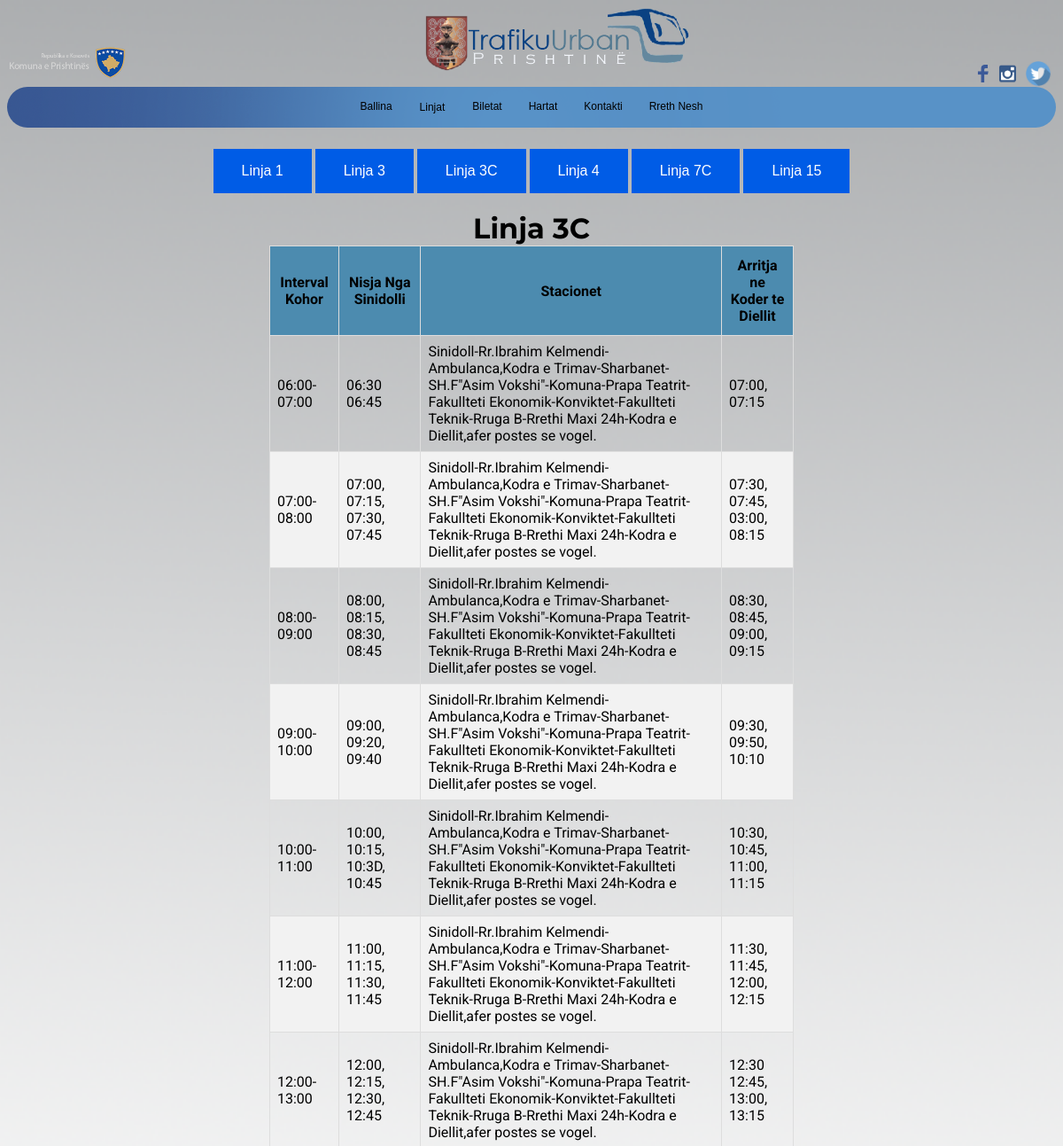
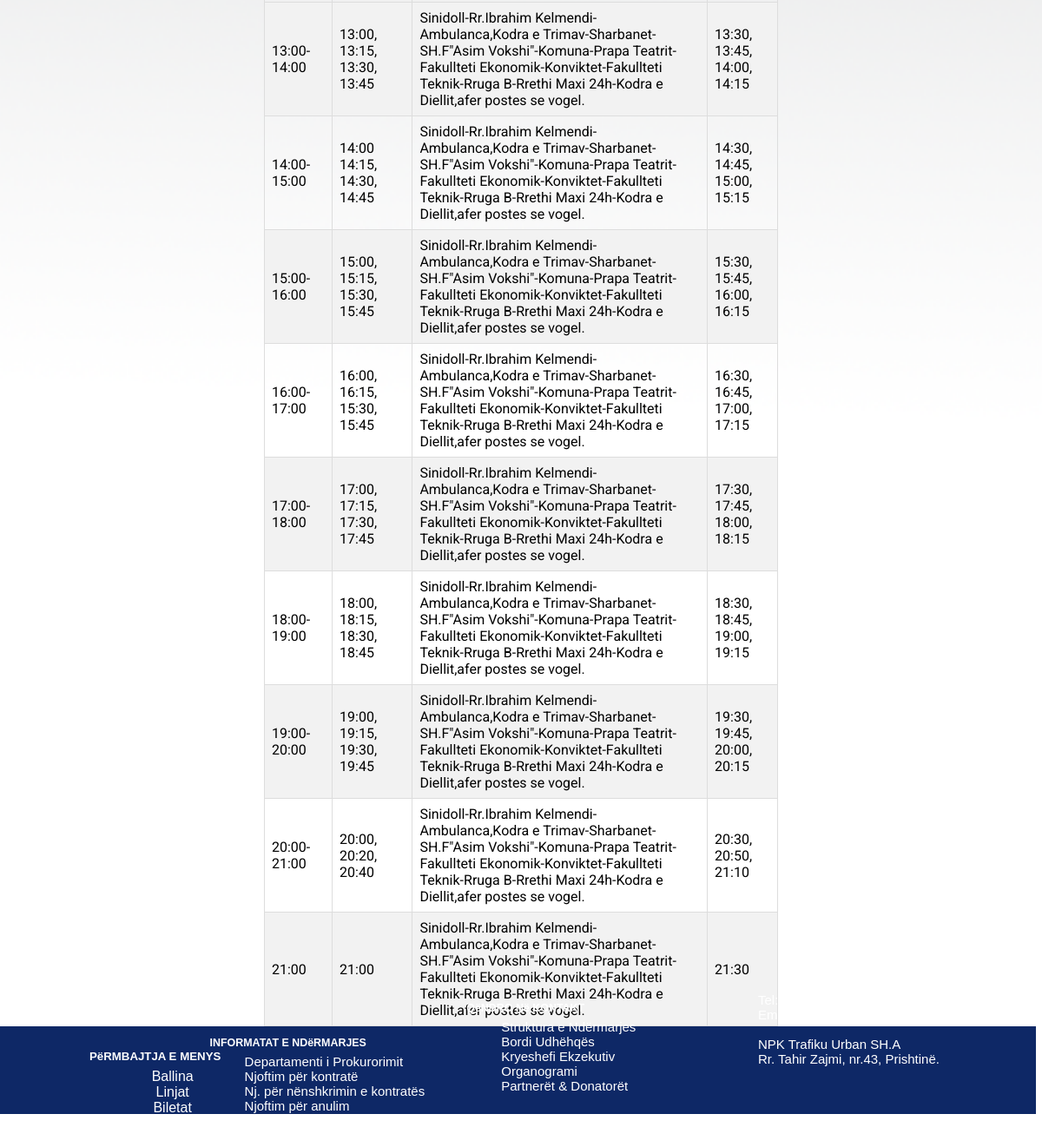
Page /html/linja3c.php on the committed database (2 pictures, top to bottom).
### tables this page shows
CREATE TABLE `linja3c` (
  `ID` int(11) NOT NULL,
  `Interval Kohor` varchar(255) NOT NULL,
  `Nisja nga Sinidolli` varchar(255) NOT NULL,
  `Stacionet` text NOT NULL,
  `Arritja ne koder te Diellit` varchar(255) NOT NULL
);

### html/linja3c.php (the view, shortened to what this page needs)
<html>
    <head>
        <link rel="stylesheet" type="text/css" href="../css/linja3cv1.css">
        <link rel="stylesheet" type="text/css" href="../css/mediav1.css">
    </head>
    <body>
        <div class="header">
            <img id="twitter" src="../img/twittert.png" href="" style="margin-top: 60;width: 30px;float: right;margin-right: 5px">
            <a href="https://www.instagram.com/trafikuurban"><img id="insta" src="../img/instalogo.png"  style="margin-top: 60;width: 30px;float: right;margin-right: 5px"></a>
       <a href="https://www.facebook.com/trafikurban/"><img id="fb" src="../img/fbico.png" href="https://www.facebook.com/trafikurban/" style="margin-top:65;margin-right: 2px;float: right;width: 20px;">
        <div class="img2">
            <img src="../img/logo-k.png" id="logok" style="width:150px;float: left;margin-top: 40"> </a>
        </div>
    <div class="logokryesore">
    <a href="../index.html"><img id="logokryesore" src="../img/logofinalv3.png" style="/* margin-left: 800; */display: flex;justify-content: center;/* margin: auto; */width: 300;margin: auto;"></a>
  </div>
        <div class="nav">
        <ul id="ul">
                <li id="li"> <a href="../index.html">Ballina</a></li>
                <div class="dropdown">
                        <button class="dropbtn">Linjat</button>
                      </div>
                <li id="li"> <a href="biletat.html">Biletat</a></li>
                <li id="li"> <a href="hartat.html">Hartat</a></li>
                <li id="li"> <a href="kontakti.php">Kontakti</a></li>
                <li id="li"> <a href="rrethnesh.html">Rreth Nesh</a></li>
            </ul>
        </div>
        <div class="main">
            <form class="form" action="../html/linja1.php">
            <button class="button" >Linja 1</button>
            </form>
            <form action="../html/linja3.php">
            <button class="button">Linja 3</button>
        </form>
            <form action="../html/linja3c.php">
            <button class="button">Linja 3C</button>
        </form>
            <form action="../html/linja4.php">
            <button class="button">Linja 4</button>
        </form>
            <form action="../html/linja7c.php">
            <button class="button">Linja 7C</button>
        </form>
            <form action="../html/linja15.php">
            <button class="button">Linja 15</button>
        </form>
        </div>
        <h1 style="display:flex;justify-content:center;margin:auto;font-family: Montserrat;">Linja 3C</h1>
        <div class="table">
            <table id="customers" >
        <thead>
            <tr>
                <th>Interval Kohor</th>
                <th>Nisja Nga Sinidolli</th>
                <th>Stacionet</th>
                <th>Arritja ne Koder te Diellit</th>
            </tr>
        </thead>
        <div class="tbody1">
        <tbody>
        <?php
$servername = "127.0.0.1";
$username = "root";
$password = "";
$dbname = "trafikuurban";
$conn = new mysqli($servername, $username, $password, $dbname);
$sql = "SELECT * FROM linja3c";
$result = $conn->query($sql);
if ($result->num_rows > 0) {
    while($row = $result->fetch_assoc()) {
        echo "<tr>";
        echo "<td>".$row['Interval Kohor']."</td>";
       echo "<td>".$row['Nisja nga Sinidolli']."</td>";
       echo "<td>". $row['Stacionet']."</td>";
       echo "<td>". $row['Arritja ne koder te Diellit']."</td>";
    }
} else {
    echo "0 results";
}
?>
</table>
</div>
 <footer>
      <div class="col1">
        <h5 >P&euml;RMBAJTJA E MENYS</h5>
        <ul>
          <li><a href="index.html">Ballina</a></li>
          <li><a href="html/orari.html">Linjat</a></li>
          <li><a href="html/biletat.html">Biletat</a></li>
          <li><a href="html/hartat.html">Hartat</a></li>
          <li><a href="html/kontakti.html">Kontakti</a></li>
        </ul>
      </div>
        <div class="col2">
          <h5 >INFORMATAT E ND&euml;RMARJES</h5>
          <ul>
          <li><a href="http://trafikurban-pr.com/shq/d-prokurimi-shq.html">Departamenti i Prokurorimit</a></li>
          <li><a href="http://trafikurban-pr.com/shq/d-prokurimi-kontakt-shq.html">Njoftim p&euml;r kontrat&euml;</a> </li>
          <li><a href="http://trafikurban-pr.com/shq/d-prokurimi-n-kontrate-shq.html">Nj. p&euml;r n&euml;nshkrimin e kontrat&euml;s</a></li>
          <li><a href="http://trafikurban-pr.com/shq/d-prokurimi-n-anulim-shq.html">Njoftim p&euml;r anulim</a></li>
        </ul>
        </div>
        <div class="col3">
          <h5 >Q&euml;NDRO N&euml; KONTAKT</h5>
          <ul>
            <li>
      <a href="">Struktura e Nd&euml;rmarjes </a>
            </li>
            <li>
      <a href="http://trafikurban-pr.com/shq/information-2-shq.html">  Bordi Udh&euml;hq&euml;s</a>
            </li>
            <li>
      <a href="http://trafikurban-pr.com/shq/information-3-shq.html">Kryeshefi Ekzekutiv</a>
            </li>
            <li>
      <a href="http://trafikurban-pr.com/shq/information-5-shq.html">Organogrami</a>
            </li>
            <li>
      <a href="http://trafikurban-pr.com/shq/partner-donator-shq.html">Partner&euml;t & Donator&euml;t</a>
            </li>
          </ul>
        </div>
        <div class="col4">
          <ul>
            <li>Tel: + 383 (0) 45 10 11 22</li>
            <li>Email: info@trafikurban-pr.com</li>
            <li><br></li>
            <li>NPK Trafiku Urban SH.A</li>
            <li>Rr. Tahir Zajmi, nr.43, Prishtin&euml;.</li>
          </ul>
        </div>
          </footer>
    </body>
    </html>

### css/linja3cv1.css (style rules this page uses)
.table { width: 50%; display: flex; justify-content: center; margin: auto; }
#customers { font-family: 'Roboto', sans-serif; border-collapse: collapse; }
#customers td, #customers th { border: 0.5px solid #ddd; padding: 8px; font-family: 'Roboto', sans-serif; }
#customers tr:nth-child(even) { background-color: #f2f2f2; }
#customers th { padding-top: 12px; padding-bottom: 12px; text-align: left; background-color: rgb(76, 139, 175); color: black; font-family: 'Roboto', sans-serif; text-align: center; }
html { scroll-behavior: smooth; }
body { background-image: url(../img/backgroundv2.png); background-repeat:no-repeat; background-size:cover; }
.header { display: inline; border: 10px; }
.header img { display: flex; width: 300px; margin: auto; justify-content: center; }
.header :last-child { width: 150px; }
#ul { display: flex; justify-content: center; background-image: url("../img/line3.png" );width: 100%; list-style-type: none; margin: 0; padding: 0; border-radius: 25px; }
#li a { display: flex; justify-content: space-between; color: black; text-align: center; padding: 15px 15px; text-decoration: none; font-family: Arial, Helvetica, sans-serif; font-size: 18; }
.dropbtn { background-color: transparent; color: black; padding: 16px; font-size: 16px; border: none; cursor: pointer; animation-duration: 10ms; font-family: Arial, Helvetica, sans-serif; font-size: 18; }
.dropdown { position: relative; display: inline-block; }
.main { display: flex; justify-content: center; padding-top: 20px; }
.button { background-color: #005ce6; border: none; color: white; padding: 16px 32px; text-align: center; text-decoration: none; display: inline-block; font-size: 16px; margin: 4px 2px; transition-duration: 0.4s; cursor: pointer; }
.form { margin: 0%; }
footer { background-color: #0e2866; padding: 5px; text-align: center; color: white; font-family: 'Work Sans', sans-serif; list-style: none; margin: 0; margin-left: -8; margin-right: -8; }
.col1 { margin: auto; display: block; margin-left: 17%; margin-right: 10%; width:300px; margin-bottom: 20px; }
.col2 { margin: auto; display: block; margin-left: 28%; margin-right: 20%; width:300px; font-size: 15; text-align: left; margin-bottom: 20px; margin-top: -5%; }
.col3 { margin: auto; display: block; margin-left: 50%; margin-right: 20%; width:300px; font-size: 15; text-align: left; margin-bottom: 20px; margin-top: -5%; }
.col4 { margin: auto; display: block; margin-left: 65%; margin-right: 20%; width:300px; font-size: 15; text-align: left; margin-bottom: 20px; margin-top: -6%; }
li a { color: white; list-style: none; text-decoration: none; }
ul { list-style: none; margin: 0; margin-top: -15; }

### css/mediav1.css (style rules this page uses)
@media (min-width: 1025px) and (max-width: 1280px) { .dropbtn { font-size: 12; } }
@media (min-width: 1025px) and (max-width: 1280px) { #li a { font-size: 12; } }
@media (min-width: 1025px) and (max-width: 1280px) { footer { width: 99.9%; } }
@media (min-width: 1025px) and (max-width: 1280px) { .col1 { margin: auto; margin-left: 2%; width: 300px; margin-bottom: 50; } }
@media (min-width: 1025px) and (max-width: 1280px) { .col2 { margin: auto; display: block; margin-left: 20%; width: 300px; font-size: 15; margin-bottom: 50; margin-top: -15%; } }
@media (min-width: 1025px) and (max-width: 1280px) { .col3 { margin: auto; display: block; margin-left: 45%; width: 300px; font-size: 15; margin-bottom: 50; margin-top: -15%; } }
@media (min-width: 1025px) and (max-width: 1280px) { .col4 { margin: auto; display: block; margin-left: 70%; width: 300px; font-size: 15; text-align: left; margin-bottom: 50; margin-top: -14%; } }
@media (min-width: 1025px) and (max-width: 1280px) { #logokryesore { display: flex; justify-content: center; width: 300; margin-left: 20%; } }

### rows in the picture
linja3c: Interval Kohor "06:00-07:00", Nisja nga Sinidolli "06:30 06:45", Stacionet "Sinidoll-Rr.Ibrahim Kelmendi-Ambulanca,Kodra e Trimav-Sharbanet-SH.F\"Asim Vokshi\"-Komuna-Prapa Teatrit-Fakullteti Ekonomik-Konviktet-Fakullteti Teknik-Rruga B-Rrethi Maxi 24h-Kodra e Diellit,afer postes se vogel.", Arritja ne koder te Diellit "07:00, 07:15"
linja3c: Interval Kohor "07:00-08:00", Nisja nga Sinidolli "07:00, 07:15, 07:30, 07:45", Stacionet "Sinidoll-Rr.Ibrahim Kelmendi-Ambulanca,Kodra e Trimav-Sharbanet-SH.F\"Asim Vokshi\"-Komuna-Prapa Teatrit-Fakullteti Ekonomik-Konviktet-Fakullteti Teknik-Rruga B-Rrethi Maxi 24h-Kodra e Diellit,afer postes se vogel.", Arritja ne koder te Diellit "07:30, 07:45, 03:00, 08:15"
linja3c: Interval Kohor "08:00-09:00", Nisja nga Sinidolli "08:00, 08:15, 08:30, 08:45", Stacionet "Sinidoll-Rr.Ibrahim Kelmendi-Ambulanca,Kodra e Trimav-Sharbanet-SH.F\"Asim Vokshi\"-Komuna-Prapa Teatrit-Fakullteti Ekonomik-Konviktet-Fakullteti Teknik-Rruga B-Rrethi Maxi 24h-Kodra e Diellit,afer postes se vogel.", Arritja ne koder te Diellit "08:30, 08:45, 09:00, 09:15"
linja3c: Interval Kohor "09:00-10:00", Nisja nga Sinidolli "09:00, 09:20, 09:40", Stacionet "Sinidoll-Rr.Ibrahim Kelmendi-Ambulanca,Kodra e Trimav-Sharbanet-SH.F\"Asim Vokshi\"-Komuna-Prapa Teatrit-Fakullteti Ekonomik-Konviktet-Fakullteti Teknik-Rruga B-Rrethi Maxi 24h-Kodra e Diellit,afer postes se vogel.", Arritja ne koder te Diellit "09:30, 09:50, 10:10"
linja3c: Interval Kohor "10:00-11:00", Nisja nga Sinidolli "10:00, 10:15, 10:3D, 10:45", Stacionet "Sinidoll-Rr.Ibrahim Kelmendi-Ambulanca,Kodra e Trimav-Sharbanet-SH.F\"Asim Vokshi\"-Komuna-Prapa Teatrit-Fakullteti Ekonomik-Konviktet-Fakullteti Teknik-Rruga B-Rrethi Maxi 24h-Kodra e Diellit,afer postes se vogel.", Arritja ne koder te Diellit "10:30, 10:45, 11:00, 11:15"
linja3c: Interval Kohor "11:00-12:00", Nisja nga Sinidolli "11:00, 11:15, 11:30, 11:45", Stacionet "Sinidoll-Rr.Ibrahim Kelmendi-Ambulanca,Kodra e Trimav-Sharbanet-SH.F\"Asim Vokshi\"-Komuna-Prapa Teatrit-Fakullteti Ekonomik-Konviktet-Fakullteti Teknik-Rruga B-Rrethi Maxi 24h-Kodra e Diellit,afer postes se vogel.", Arritja ne koder te Diellit "11:30, 11:45, 12:00, 12:15"
linja3c: Interval Kohor "12:00-13:00", Nisja nga Sinidolli "12:00, 12:15, 12:30, 12:45", Stacionet "Sinidoll-Rr.Ibrahim Kelmendi-Ambulanca,Kodra e Trimav-Sharbanet-SH.F\"Asim Vokshi\"-Komuna-Prapa Teatrit-Fakullteti Ekonomik-Konviktet-Fakullteti Teknik-Rruga B-Rrethi Maxi 24h-Kodra e Diellit,afer postes se vogel.", Arritja ne koder te Diellit "12:30 12:45, 13:00, 13:15"
linja3c: Interval Kohor "13:00-14:00", Nisja nga Sinidolli "13:00, 13:15, 13:30, 13:45", Stacionet "Sinidoll-Rr.Ibrahim Kelmendi-Ambulanca,Kodra e Trimav-Sharbanet-SH.F\"Asim Vokshi\"-Komuna-Prapa Teatrit-Fakullteti Ekonomik-Konviktet-Fakullteti Teknik-Rruga B-Rrethi Maxi 24h-Kodra e Diellit,afer postes se vogel.", Arritja ne koder te Diellit "13:30, 13:45, 14:00, 14:15"
linja3c: Interval Kohor "14:00-15:00", Nisja nga Sinidolli "14:00 14:15, 14:30, 14:45", Stacionet "Sinidoll-Rr.Ibrahim Kelmendi-Ambulanca,Kodra e Trimav-Sharbanet-SH.F\"Asim Vokshi\"-Komuna-Prapa Teatrit-Fakullteti Ekonomik-Konviktet-Fakullteti Teknik-Rruga B-Rrethi Maxi 24h-Kodra e Diellit,afer postes se vogel.", Arritja ne koder te Diellit "14:30, 14:45, 15:00, 15:15"
linja3c: Interval Kohor "15:00-16:00", Nisja nga Sinidolli "15:00, 15:15, 15:30, 15:45", Stacionet "Sinidoll-Rr.Ibrahim Kelmendi-Ambulanca,Kodra e Trimav-Sharbanet-SH.F\"Asim Vokshi\"-Komuna-Prapa Teatrit-Fakullteti Ekonomik-Konviktet-Fakullteti Teknik-Rruga B-Rrethi Maxi 24h-Kodra e Diellit,afer postes se vogel.", Arritja ne koder te Diellit "15:30, 15:45, 16:00, 16:15"
linja3c: Interval Kohor "16:00-17:00", Nisja nga Sinidolli "16:00, 16:15, 15:30, 15:45", Stacionet "Sinidoll-Rr.Ibrahim Kelmendi-Ambulanca,Kodra e Trimav-Sharbanet-SH.F\"Asim Vokshi\"-Komuna-Prapa Teatrit-Fakullteti Ekonomik-Konviktet-Fakullteti Teknik-Rruga B-Rrethi Maxi 24h-Kodra e Diellit,afer postes se vogel.", Arritja ne koder te Diellit "16:30, 16:45, 17:00, 17:15"
linja3c: Interval Kohor "17:00-18:00", Nisja nga Sinidolli "17:00, 17:15, 17:30, 17:45", Stacionet "Sinidoll-Rr.Ibrahim Kelmendi-Ambulanca,Kodra e Trimav-Sharbanet-SH.F\"Asim Vokshi\"-Komuna-Prapa Teatrit-Fakullteti Ekonomik-Konviktet-Fakullteti Teknik-Rruga B-Rrethi Maxi 24h-Kodra e Diellit,afer postes se vogel.", Arritja ne koder te Diellit "17:30, 17:45, 18:00, 18:15"
linja3c: Interval Kohor "18:00-19:00", Nisja nga Sinidolli "18:00, 18:15, 18:30, 18:45", Stacionet "Sinidoll-Rr.Ibrahim Kelmendi-Ambulanca,Kodra e Trimav-Sharbanet-SH.F\"Asim Vokshi\"-Komuna-Prapa Teatrit-Fakullteti Ekonomik-Konviktet-Fakullteti Teknik-Rruga B-Rrethi Maxi 24h-Kodra e Diellit,afer postes se vogel.", Arritja ne koder te Diellit "18:30, 18:45, 19:00, 19:15"
linja3c: Interval Kohor "19:00-20:00", Nisja nga Sinidolli "19:00, 19:15, 19:30, 19:45", Stacionet "Sinidoll-Rr.Ibrahim Kelmendi-Ambulanca,Kodra e Trimav-Sharbanet-SH.F\"Asim Vokshi\"-Komuna-Prapa Teatrit-Fakullteti Ekonomik-Konviktet-Fakullteti Teknik-Rruga B-Rrethi Maxi 24h-Kodra e Diellit,afer postes se vogel.", Arritja ne koder te Diellit "19:30, 19:45, 20:00, 20:15"
linja3c: Interval Kohor "20:00-21:00", Nisja nga Sinidolli "20:00, 20:20, 20:40", Stacionet "Sinidoll-Rr.Ibrahim Kelmendi-Ambulanca,Kodra e Trimav-Sharbanet-SH.F\"Asim Vokshi\"-Komuna-Prapa Teatrit-Fakullteti Ekonomik-Konviktet-Fakullteti Teknik-Rruga B-Rrethi Maxi 24h-Kodra e Diellit,afer postes se vogel.", Arritja ne koder te Diellit "20:30, 20:50, 21:10"
linja3c: Interval Kohor "21:00", Nisja nga Sinidolli "21:00", Stacionet "Sinidoll-Rr.Ibrahim Kelmendi-Ambulanca,Kodra e Trimav-Sharbanet-SH.F\"Asim Vokshi\"-Komuna-Prapa Teatrit-Fakullteti Ekonomik-Konviktet-Fakullteti Teknik-Rruga B-Rrethi Maxi 24h-Kodra e Diellit,afer postes se vogel.", Arritja ne koder te Diellit "21:30"
